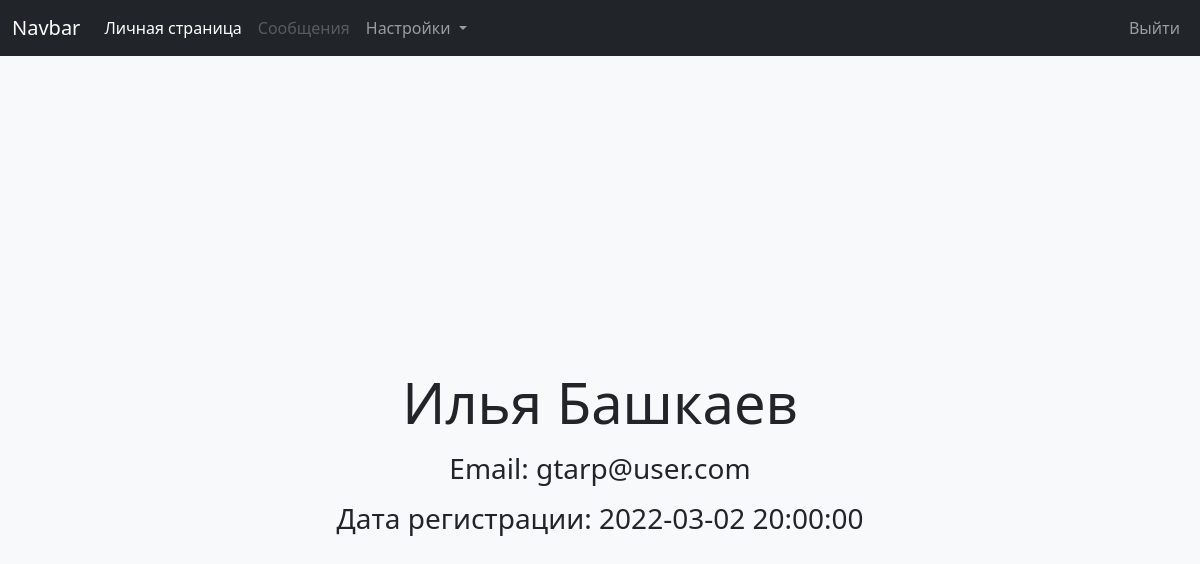
Screenshot of /user.php?username=gtarp (signed in) with the database file from the repository.
### tables this page shows
CREATE TABLE `users` (
  `id` bigint(20) NOT NULL,
  `username` varchar(30) NOT NULL,
  `passwd` varchar(100) NOT NULL,
  `role` varchar(60) NOT NULL DEFAULT 'user',
  `email` varchar(255) DEFAULT NULL,
  `first_name` varchar(100) DEFAULT NULL,
  `last_name` varchar(100) DEFAULT NULL,
  `registration_date` datetime NOT NULL
);

### user.php (the view, shortened to what this page needs)
<?php
$username = $_GET['username'] ?? $_SESSION['username'];
try {
    $pdo = new PDO('mysql:host=localhost;dbname=bib', 'root', '');
    $stmt = $pdo->prepare('SELECT username, email, first_name, last_name, registration_date, role FROM users WHERE username = :username');
    $stmt->execute(['username' => $username]);
    $user = $stmt->fetch();
} catch (PDOException) {
    header('location: login.php?error=internal_server_error');
}
?>
<!doctype html>
<html lang="en">
<head>
    <link href="https://cdn.jsdelivr.net/npm/bootstrap@5.2.3/dist/css/bootstrap.min.css" rel="stylesheet"
>
</head>
<body>
<nav class="navbar navbar-expand-lg navbar-dark bg-dark">
    <div class="container-fluid">
        <a class="navbar-brand"> Navbar </a>
        <div class="collapse navbar-collapse" id="navbarNav">
            <ul class="navbar-nav">
                <li class="nav-item">
                    <a class="nav-link active" aria-current="page" href="user.php"> Личная страница</a>
                </li>
                <li class="nav-item">
                    <a class="nav-link disabled" href="#"> Сообщения </a>
                </li>
                <li class="nav-item dropdown">
                    <a class="nav-link dropdown-toggle" href="logout.php" role="button" data-bs-toggle="dropdown"
                       aria-expanded="false">
                        Настройки
                    </a>
                </li>
            </ul>
        </div>
        <div class="collapse navbar-collapse justify-content-end" id="navbarNav">
            <ul class="navbar-nav">
                <li class="nav-item">
                    <a class="nav-link" href="logout.php"> Выйти </a>
                </li>
            </ul>
        </div>
    </div>
</nav>
<header class="bg-light">
    <div class="container">
        <div class="d-flex align-items-center" style="height: 100vh;">
            <div class="row mx-auto">
                <div class="col">
                    <div class="card-header">
                        <?php if (isset($user) && $user) { ?>
                            <p class="display-4 text-center">
                                <?php echo $user['first_name'] . " " . $user['last_name'] ?>
                            </p>
                            <p class="h3 text-center mt-3">
                                <?php echo "Email: " . $user['email'] ?>
                            </p>
                            <p class="h3 text-center mt-3">
                                <?php echo "Дата регистрации: " . $user['registration_date'] ?>
                            </p>
                        <?php } else { ?>
                            <p class="display-4 text-center"> Пользователь не найден </p>
                        <?php } ?>
                    </div>
                </div>
            </div>
        </div>
    </div>
</header>
</body>
</html>

### rows the page displays
users: first_name "Илья", last_name "Башкаев", email "gtarp@user.com", registration_date "2022-03-02 20:00:00"
